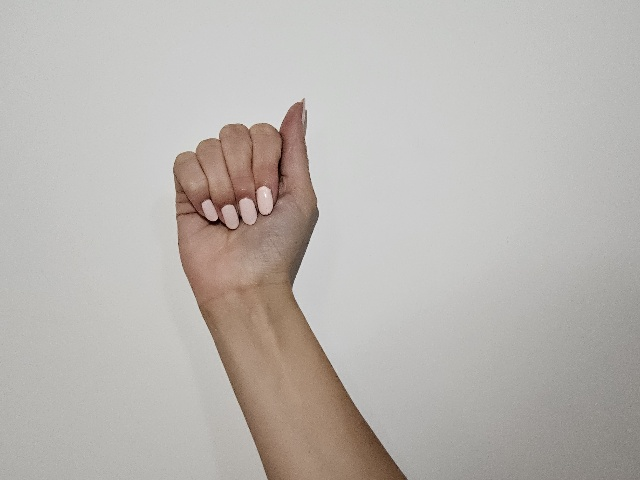
#> input picture SignLanguageLetters/data/sign_A/1.jpg, 640 x 480 px; its folder holds only this picture in this run
$ python 2_gen_labels.py
#> lines starting #> are read from the running program, lines starting #| are printed output that depends on the picture; after the words box and inside, x2 and y2 are one past the last pixel; in counts of white or black regions, pixels touching at a corner belong together
import cv2
import numpy as np
import os

data_folder = 'data'

letters = ['A', 'B', 'C', 'D', 'E', 'F']

letterClasses = {
    'A': 0,
    'B': 1,
    'C': 2,
    'D': 3,
    'E': 4,
    'F': 5
}

for letter in letters:
    for num in range (1, 106):
        image_path = os.path.join(data_folder, 'sign_' + letter, str(num) + '.jpg')
        image = cv2.imread(image_path)
#> image is the input picture: shape (480, 640, 3); mean B, G, R 176.4, 180.9, 185.5
        if image is None:
            print(f"Could not read the image: {image_path}")
            continue
        image_blur = cv2.GaussianBlur(image, (5, 5), 0)

        hsv_image = cv2.cvtColor(image_blur, cv2.COLOR_BGR2HSV)
#> hsv_image: shape (480, 640, 3); mean H, S, V 22.2, 14.9, 185.6

        H_range = (0, 29)
        S_range = (17, 120)
        V_range = (100, 255)

        lower_bound = np.array([H_range[0], S_range[0], V_range[0]])
        upper_bound = np.array([H_range[1], S_range[1], V_range[1]])

        mask = cv2.inRange(hsv_image, lower_bound, upper_bound)
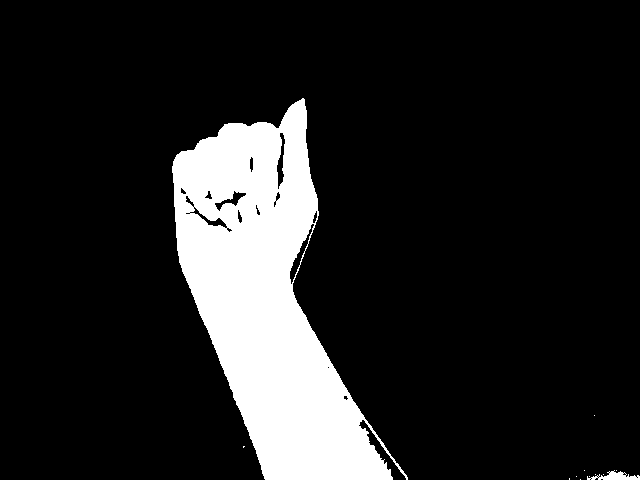
#> mask: shape (480, 640); 13.8% white; 12 white regions (10 under 20 px)

        contours, _ = cv2.findContours(mask, cv2.RETR_EXTERNAL, cv2.CHAIN_APPROX_SIMPLE)
#> contours = 12 contours, 10 with area under 20; largest, box (x1, y1, x2, y2) and area: (172, 98, 408, 480) 42752, (587, 470, 640, 480) 206

        if contours:
            contours = sorted(contours, key=cv2.contourArea, reverse=True)
            x, y, w, h = cv2.boundingRect(contours[0])
#> x = 172; y = 98; w = 236; h = 382

            cv2.rectangle(image, (x, y), (x + w, y + h), (0, 0, 255), 2)
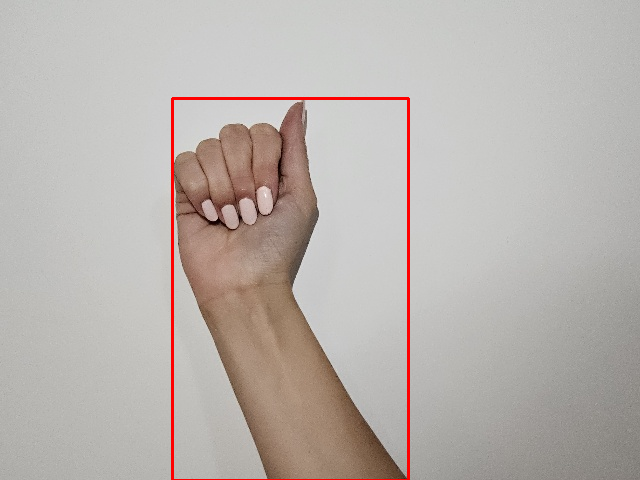
#> image: shape (480, 640, 3); 1.05% of pixels changed, all inside (x1, y1, x2, y2) = (171, 97, 410, 480)

            directory, filename = os.path.split(image_path)

            img_width, img_height = 640, 480
            x_center = (x + w / 2) / img_width
#> x_center = 0.453
            y_center = (y + h / 2) / img_height
#> y_center = 0.602
            width = w / img_width
#> width = 0.369
            height = h / img_height
#> height = 0.796

            image_class = letterClasses[letter]

            with open(os.path.join(directory, os.path.splitext(filename)[0] + '.txt'), 'w') as f:
                f.write(f"{image_class} {x_center} {y_center} {width} {height}")

            cv2.imshow("Detected Object " + letter, image)
            cv2.imshow("Mask", mask)
            cv2.waitKey(0)
            cv2.destroyAllWindows()
        else:
            print("No object found within the specified color range.")
